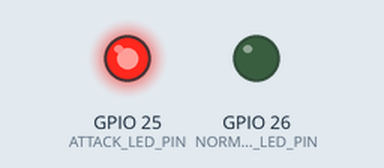
The sketch below on a simulated ESP32. Parts: output pins drawn as LEDs (lit = HIGH). What the sketch prints to the serial monitor is not drawn.

Above: at 3.0 s.
At 6.0 s:
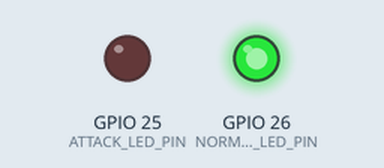
Timing chart, 0 to 11.5 s (numbered marks = the images above):
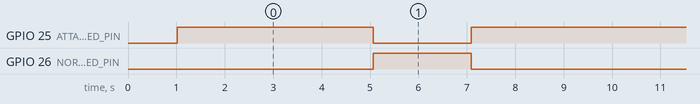

Measured:
- by itself, GPIO 25 (ATTACK_LED_PIN): repeats every 8.1 s: LOW 2.0 s, HIGH 6.1 s
- by itself, GPIO 26 (NORMAL_LED_PIN): alternates HIGH for 2.0 s and LOW for 6.1 s

The sketch:

sketch.ino
```cpp
#include "embedded_model.h"

constexpr int ATTACK_LED_PIN = 25;
constexpr int NORMAL_LED_PIN = 26;

void printFeatures(const float features[IDS_FEATURE_COUNT]) {
  for (int i = 0; i < IDS_FEATURE_COUNT; i++) {
    Serial.print(IDS_FEATURE_NAMES[i]);
    Serial.print("=");
    Serial.print(features[i], 3);
    if (i < IDS_FEATURE_COUNT - 1) {
      Serial.print(", ");
    }
  }
}

void setup() {
  Serial.begin(115200);
  Serial.println("Initializing IDS demo...");
  delay(1000);

  pinMode(ATTACK_LED_PIN, OUTPUT);
  pinMode(NORMAL_LED_PIN, OUTPUT);

  Serial.println();
  Serial.println("================================");
  Serial.println("IoT IDS embedded inference demo");
  Serial.println("Framework: Arduino ESP32 core");
  Serial.println("Model: quantized binary Logistic Regression");
  Serial.print("Feature count: ");
  Serial.println(IDS_FEATURE_COUNT);
  Serial.print("Sample count: ");
  Serial.println(IDS_SAMPLE_COUNT);
  Serial.print("Export accuracy: ");
  Serial.println(IDS_EXPORT_ACCURACY, 6);
  Serial.print("Export macro F1: ");
  Serial.println(IDS_EXPORT_MACRO_F1, 6);
  Serial.println("Format: sample,expected,predicted,attack_probability");
  Serial.println("================================");
}

void loop() {
  static int sampleIndex = 0;
  const float *features = IDS_TEST_SAMPLES[sampleIndex];
  int expected = IDS_TEST_LABELS[sampleIndex];
  float probability = idsPredictProbability(features);
  int predicted = probability >= IDS_THRESHOLD ? 1 : 0;

  digitalWrite(ATTACK_LED_PIN, predicted == 1 ? HIGH : LOW);
  digitalWrite(NORMAL_LED_PIN, predicted == 0 ? HIGH : LOW);

  Serial.print("sample=");
  Serial.print(sampleIndex);
  Serial.print(" expected=");
  Serial.print(expected == 1 ? "attack" : "normal");
  Serial.print(" predicted=");
  Serial.print(predicted == 1 ? "attack" : "normal");
  Serial.print(" attack_probability=");
  Serial.print(probability, 6);
  Serial.print(" | ");
  printFeatures(features);
  Serial.println();

  Serial.print("plot_probability:");
  Serial.print(probability, 6);
  Serial.print(",plot_predicted:");
  Serial.println(predicted);

  sampleIndex = (sampleIndex + 1) % IDS_SAMPLE_COUNT;
  delay(2000);
}
```

embedded_model.h
```cpp
#pragma once

#include <Arduino.h>
#include <math.h>

// Auto-generated by src/experiments/export_embedded_model.py.
// The model is a compact binary Logistic Regression baseline for ESP32/Wokwi
// demonstration. It is not the full LightGBM IDS baseline.

constexpr int IDS_FEATURE_COUNT = 10;
constexpr int IDS_SAMPLE_COUNT = 8;
constexpr float IDS_QUANTIZATION_SCALE = 4011.43171467f;
constexpr float IDS_THRESHOLD = 0.5f;

const char *IDS_FEATURE_NAMES[IDS_FEATURE_COUNT] = {"src_port", "dst_port", "duration", "src_bytes", "dst_bytes", "missed_bytes", "src_pkts", "src_ip_bytes", "dst_pkts", "dst_ip_bytes"};

const float IDS_MEANS[IDS_FEATURE_COUNT] = {38651.65028963, 3498.82386249, 8.37929102, 263951.18002890, 238500.61886231, 40595.89272895, 9.63448121, 789.30461874, 3.70108509, 1179.34912399};
const float IDS_SCALES[IDS_FEATURE_COUNT] = {19294.73812862, 10199.42153027, 621.84072557, 17447545.23612135, 15928602.82619206, 5817083.93568970, 92.53332156, 23466.73222955, 328.36355050, 28023.89666932};
const int16_t IDS_WEIGHTS_Q[IDS_FEATURE_COUNT] = {283, -1409, -206, 944, 490, 435, -14891, 30000, -953, 1571};
const int16_t IDS_INTERCEPT_Q = 497;

const float IDS_TEST_SAMPLES[IDS_SAMPLE_COUNT][IDS_FEATURE_COUNT] = {
  {37472.000000, 53.000000, 0.000000, 0.000000, 0.000000, 0.000000, 1.000000, 59.000000, 0.000000, 0.000000},
  {49658.000000, 53.000000, 0.000059, 130.000000, 0.000000, 0.000000, 2.000000, 186.000000, 0.000000, 0.000000},
  {80.000000, 1412.000000, 0.168473, 0.000000, 0.000000, 0.000000, 120.000000, 4800.000000, 0.000000, 0.000000},
  {15100.000000, 53.000000, 0.000000, 0.000000, 0.000000, 0.000000, 0.000000, 0.000000, 1.000000, 292.000000},
  {33110.000000, 80.000000, 0.002565, 155.000000, 651.000000, 0.000000, 5.000000, 423.000000, 5.000000, 919.000000},
  {49432.000000, 80.000000, 0.000115, 0.000000, 0.000000, 0.000000, 1.000000, 48.000000, 1.000000, 40.000000},
  {4444.000000, 49218.000000, 0.000000, 0.000000, 0.000000, 0.000000, 1.000000, 168.000000, 0.000000, 0.000000},
  {37926.000000, 80.000000, 0.435328, 243.000000, 1919.000000, 0.000000, 4.000000, 459.000000, 5.000000, 2179.000000}
};

const int IDS_TEST_LABELS[IDS_SAMPLE_COUNT] = {0, 0, 0, 0, 1, 1, 1, 1};

inline float idsSigmoid(float value) {
  if (value >= 0.0f) {
    float z = expf(-value);
    return 1.0f / (1.0f + z);
  }
  float z = expf(value);
  return z / (1.0f + z);
}

inline float idsPredictProbability(const float features[IDS_FEATURE_COUNT]) {
  float score = static_cast<float>(IDS_INTERCEPT_Q) / IDS_QUANTIZATION_SCALE;
  for (int i = 0; i < IDS_FEATURE_COUNT; i++) {
    float normalized = (features[i] - IDS_MEANS[i]) / IDS_SCALES[i];
    float weight = static_cast<float>(IDS_WEIGHTS_Q[i]) / IDS_QUANTIZATION_SCALE;
    score += weight * normalized;
  }
  return idsSigmoid(score);
}

inline int idsPredictClass(const float features[IDS_FEATURE_COUNT]) {
  return idsPredictProbability(features) >= IDS_THRESHOLD ? 1 : 0;
}

constexpr float IDS_EXPORT_ACCURACY = 0.81797721f;
constexpr float IDS_EXPORT_F1 = 0.88884388f;
constexpr float IDS_EXPORT_MACRO_F1 = 0.69332710f;
```
